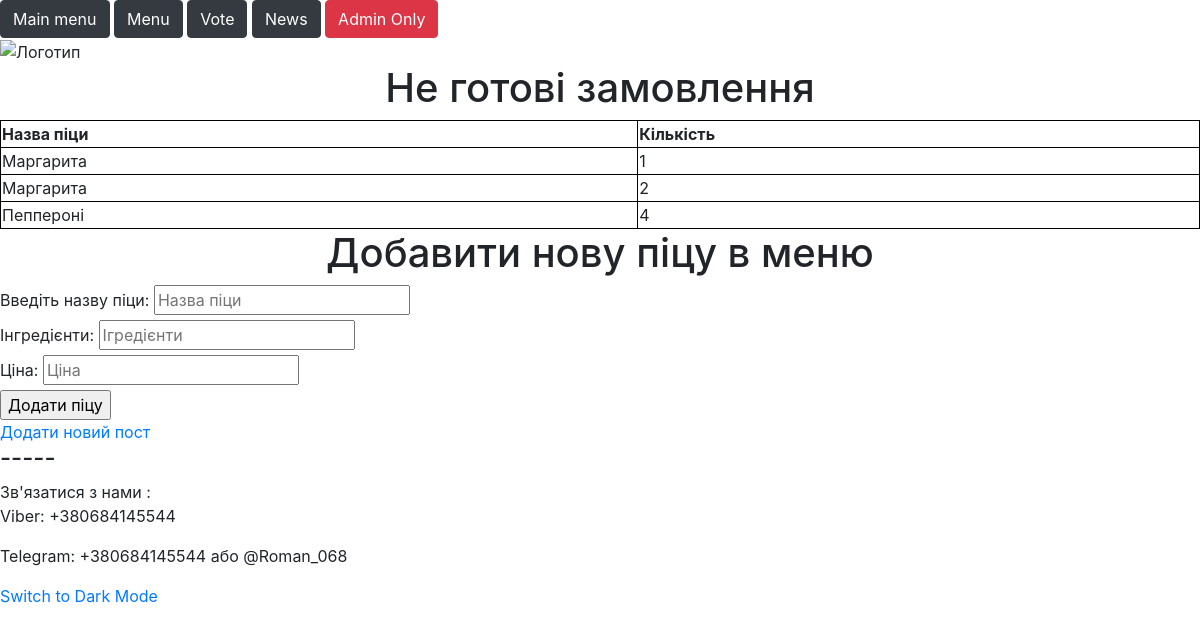
/admin, run on an earlier commit of the app's database.
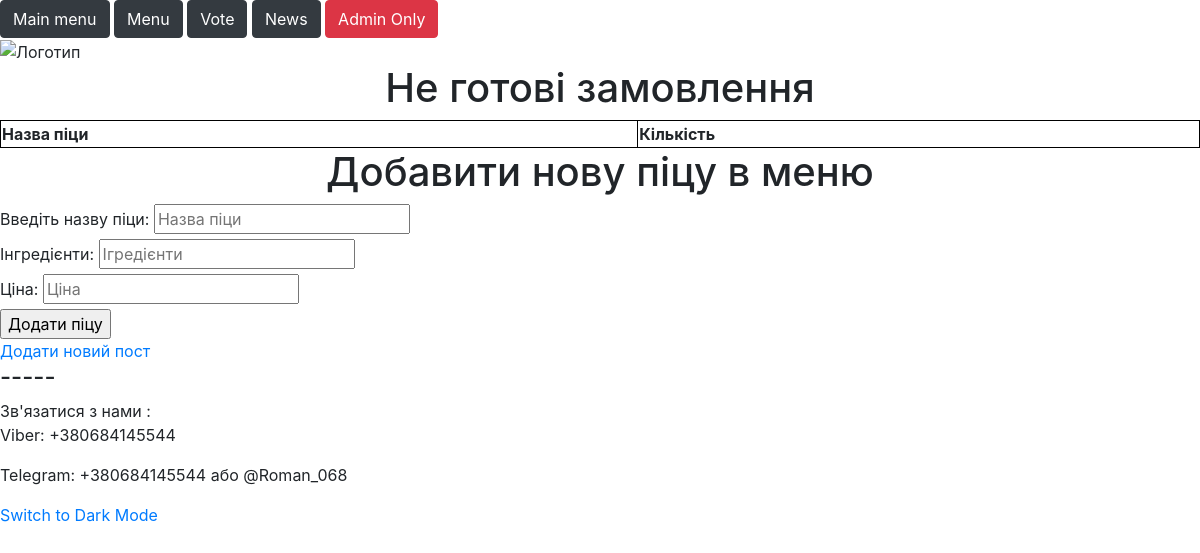
And on a later commit of the database.
### tables this page shows
CREATE TABLE PARTICIPANTS (pizza TEXT, count TEXT);

### Pizzeria.py (the view)
@app.route('/admin', methods=['POST','GET'])
def admin():
    connect = sqlite3.connect('database.db')
    cursor = connect.cursor()
    cursor.execute('SELECT * FROM PARTICIPANTS')
    data = cursor.fetchall()
    if request.method == 'POST':
        pizza_name = request.form['pizza_name']
        about = request.form['about']
        price = request.form['price']
        main = request.form['main']
        about_post = request.form['about_post']
        time = datetime.datetime
        print(time)
        with sqlite3.connect('database.db') as users:
            cursor = users.cursor()
            cursor.execute('INSERT INTO MENU (pizza_name, about, price) VALUES (?,?,?)', (pizza_name, about, price))
            cursor.execute('INSERT INTO NEWS (main, about_post, time) VALUES (?,?,?)', (main, about_post, time))
            users.commit()
            return render_template('participants.html')
    else:
        return render_template('participants.html', data=data)

### templates/participants.html (shortened to what this page needs)
<!DOCTYPE html>
<html>
    <head>
    </head>
    <body>
    {% extends "main_pizza.html" %}
    {% block content %}
    <img src="https://images.vexels.com/media/users/3/128435/isolated/preview/3bba8cf18c7b31717c98231e7d6e736e-italian-pizza-logo.png" alt="Логотип">
    <h1>Не готові замовлення</h1>
        <table style="width:100%">
            <tr>
              <th>Назва піци</th>
              <th>Кількість</th>
            </tr>
            {% for participant in data %}
               <tr>
                 <td>{{participant[0]}}</td>
                 <td>{{participant[1]}}</td>
                </tr>
            {% endfor %}
          </table>
    <h1>Добавити нову піцу в меню</h1>
    <form action="/admin" method="post">
        <label>Введіть назву піци:</label>
        <input type="name" name="pizza_name" placeholder="Назва піци" required><br/>
        <label>Інгредієнти:</label>
        <input type="name" name="about" placeholder="Ігредієнти" required><br/>
        <label>Ціна:</label>
        <input type="name" name="price" placeholder="Ціна" required><br/>
        <input type="submit" value="Додати піцу"/><br/>
    </form>
    <a href="new_post">Додати новий пост</a>
    {% endblock content %}

### templates/main_pizza.html (shortened to what this page needs)
{% import "macros.html" as macros %}
<!DOCTYPE html>
<html lang="en">
<head>
    <link rel="stylesheet" href="/static/pizza.css">
    <link rel="stylesheet" href="https://maxcdn.bootstrapcdn.com/bootstrap/4.0.0/css/bootstrap.min.css">
</head>
<body>
<header>
    <a href="/" class="btn btn-dark">Main menu</a>
    <a href="/menu" class="btn btn-dark">Menu</a>
    <a href="/vote" class="btn btn-dark">Vote</a>
    <a href="/news" class="btn btn-dark">News</a>
    <a href="/admin" class="btn btn-danger">Admin Only</a>
</header>
{% block content %}{% endblock content %}
<footer>
    <h4>-----</h4>
    Зв'язатися з нами :
    <p>Viber: +380684145544
        <p>Telegram: +380684145544 або @Roman_068</p>
    {{ macros.light_or_dark_mode("body") }}
</footer>
</body>
</html>

### templates/macros.html (shortened to what this page needs)
{% macro light_or_dark_mode(element) %}
{% if request.args.get('mode') == "dark" %}
<a href="{{ request.path }}">Switch to Light Mode</a>
<style>
  {{ element }} {
  background-color: #212F3C;
  color: #FF0000;
  }
  {{ element }} a {
  color: #FF0000 !important
  }
</style>
{% else %}
<a href="{{ request.path }}?mode=dark">Switch to Dark Mode</a>
{% endif %}
{% endmacro %}

### static/pizza.css (style rules this page uses)
h1 { text-align: center; }
img { width: 200px }

### templates/participants.html (style rules this page uses)
table, th, td { border:1px solid black; }

What changed in the data, as far as the page shows it:
removed PARTICIPANTS: pizza "Маргарита", count "1"
removed PARTICIPANTS: pizza "Маргарита", count "2"
removed PARTICIPANTS: pizza "Пеппероні", count "4"
